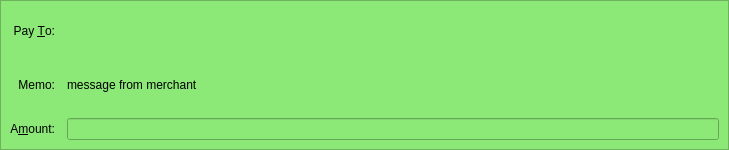
<?xml version="1.0" encoding="UTF-8"?>
<ui version="4.0">
 <class>SendCoinsEntry</class>
 <widget class="QStackedWidget" name="SendCoinsEntry">
  <property name="geometry">
   <rect>
    <x>0</x>
    <y>0</y>
    <width>729</width>
    <height>150</height>
   </rect>
  </property>
  <property name="windowTitle">
   <string>StackedWidget</string>
  </property>
  <property name="autoFillBackground">
   <bool>false</bool>
  </property>
  <property name="currentIndex">
   <number>1</number>
  </property>
  <widget class="QFrame" name="SendCoinsInsecure">
   <property name="windowTitle">
    <string>Form</string>
   </property>
   <property name="frameShape">
    <enum>QFrame::StyledPanel</enum>
   </property>
   <property name="frameShadow">
    <enum>QFrame::Sunken</enum>
   </property>
   <layout class="QGridLayout" name="gridLayout">
    <property name="spacing">
     <number>12</number>
    </property>
    <item row="5" column="0">
     <widget class="QLabel" name="label">
      <property name="text">
       <string>A&amp;mount:</string>
      </property>
      <property name="alignment">
       <set>Qt::AlignRight|Qt::AlignTrailing|Qt::AlignVCenter</set>
      </property>
      <property name="buddy">
       <cstring>payAmount</cstring>
      </property>
     </widget>
    </item>
    <item row="3" column="0">
     <widget class="QLabel" name="label_2">
      <property name="text">
       <string>Pay &amp;To:</string>
      </property>
      <property name="alignment">
       <set>Qt::AlignRight|Qt::AlignTrailing|Qt::AlignVCenter</set>
      </property>
      <property name="buddy">
       <cstring>payTo</cstring>
      </property>
     </widget>
    </item>
    <item row="5" column="1">
     <widget class="ParabolaAmountField" name="payAmount"/>
    </item>
    <item row="4" column="0">
     <widget class="QLabel" name="label_4">
      <property name="text">
       <string>&amp;Label:</string>
      </property>
      <property name="alignment">
       <set>Qt::AlignRight|Qt::AlignTrailing|Qt::AlignVCenter</set>
      </property>
      <property name="buddy">
       <cstring>addAsLabel</cstring>
      </property>
     </widget>
    </item>
    <item row="3" column="1">
     <layout class="QHBoxLayout" name="payToLayout">
      <property name="spacing">
       <number>0</number>
      </property>
      <item>
       <widget class="QValidatedLineEdit" name="payTo">
        <property name="toolTip">
         <string>The address to send the payment to (e.g. 1NS17iag9jJgTHD1VXjvLCEnZuQ3rJDE9L)</string>
        </property>
        <property name="maxLength">
         <number>34</number>
        </property>
       </widget>
      </item>
      <item>
       <widget class="QToolButton" name="addressBookButton">
        <property name="toolTip">
         <string>Choose address from address book</string>
        </property>
        <property name="text">
         <string/>
        </property>
        <property name="icon">
         <iconset resource="../parabola.qrc">
          <normaloff>:/icons/address-book</normaloff>:/icons/address-book</iconset>
        </property>
        <property name="shortcut">
         <string>Alt+A</string>
        </property>
       </widget>
      </item>
      <item>
       <widget class="QToolButton" name="pasteButton">
        <property name="toolTip">
         <string>Paste address from clipboard</string>
        </property>
        <property name="text">
         <string/>
        </property>
        <property name="icon">
         <iconset resource="../parabola.qrc">
          <normaloff>:/icons/editpaste</normaloff>:/icons/editpaste</iconset>
        </property>
        <property name="shortcut">
         <string>Alt+P</string>
        </property>
       </widget>
      </item>
      <item>
       <widget class="QToolButton" name="deleteButton">
        <property name="toolTip">
         <string>Remove this recipient</string>
        </property>
        <property name="text">
         <string/>
        </property>
        <property name="icon">
         <iconset resource="../parabola.qrc">
          <normaloff>:/icons/remove</normaloff>:/icons/remove</iconset>
        </property>
       </widget>
      </item>
     </layout>
    </item>
    <item row="4" column="1">
     <widget class="QValidatedLineEdit" name="addAsLabel">
      <property name="toolTip">
       <string>Enter a label for this address to add it to your address book</string>
      </property>
     </widget>
    </item>
   </layout>
  </widget>
  <widget class="QFrame" name="SendCoinsSecure">
   <property name="palette">
    <palette>
     <active>
      <colorrole role="WindowText">
       <brush brushstyle="SolidPattern">
        <color alpha="255">
         <red>0</red>
         <green>0</green>
         <blue>0</blue>
        </color>
       </brush>
      </colorrole>
      <colorrole role="Button">
       <brush brushstyle="SolidPattern">
        <color alpha="255">
         <red>140</red>
         <green>232</green>
         <blue>119</blue>
        </color>
       </brush>
      </colorrole>
      <colorrole role="Light">
       <brush brushstyle="SolidPattern">
        <color alpha="255">
         <red>230</red>
         <green>255</green>
         <blue>224</blue>
        </color>
       </brush>
      </colorrole>
      <colorrole role="Midlight">
       <brush brushstyle="SolidPattern">
        <color alpha="255">
         <red>185</red>
         <green>243</green>
         <blue>171</blue>
        </color>
       </brush>
      </colorrole>
      <colorrole role="Dark">
       <brush brushstyle="SolidPattern">
        <color alpha="255">
         <red>70</red>
         <green>116</green>
         <blue>59</blue>
        </color>
       </brush>
      </colorrole>
      <colorrole role="Mid">
       <brush brushstyle="SolidPattern">
        <color alpha="255">
         <red>93</red>
         <green>155</green>
         <blue>79</blue>
        </color>
       </brush>
      </colorrole>
      <colorrole role="Text">
       <brush brushstyle="SolidPattern">
        <color alpha="255">
         <red>0</red>
         <green>0</green>
         <blue>0</blue>
        </color>
       </brush>
      </colorrole>
      <colorrole role="BrightText">
       <brush brushstyle="SolidPattern">
        <color alpha="255">
         <red>155</red>
         <green>255</green>
         <blue>147</blue>
        </color>
       </brush>
      </colorrole>
      <colorrole role="ButtonText">
       <brush brushstyle="SolidPattern">
        <color alpha="255">
         <red>0</red>
         <green>0</green>
         <blue>0</blue>
        </color>
       </brush>
      </colorrole>
      <colorrole role="Base">
       <brush brushstyle="SolidPattern">
        <color alpha="255">
         <red>119</red>
         <green>255</green>
         <blue>233</blue>
        </color>
       </brush>
      </colorrole>
      <colorrole role="Window">
       <brush brushstyle="SolidPattern">
        <color alpha="255">
         <red>140</red>
         <green>232</green>
         <blue>119</blue>
        </color>
       </brush>
      </colorrole>
      <colorrole role="Shadow">
       <brush brushstyle="SolidPattern">
        <color alpha="255">
         <red>0</red>
         <green>0</green>
         <blue>0</blue>
        </color>
       </brush>
      </colorrole>
      <colorrole role="AlternateBase">
       <brush brushstyle="SolidPattern">
        <color alpha="255">
         <red>197</red>
         <green>243</green>
         <blue>187</blue>
        </color>
       </brush>
      </colorrole>
      <colorrole role="NoRole">
       <brush brushstyle="SolidPattern">
        <color alpha="255">
         <red>125</red>
         <green>194</green>
         <blue>122</blue>
        </color>
       </brush>
      </colorrole>
      <colorrole role="ToolTipBase">
       <brush brushstyle="SolidPattern">
        <color alpha="255">
         <red>255</red>
         <green>255</green>
         <blue>220</blue>
        </color>
       </brush>
      </colorrole>
      <colorrole role="ToolTipText">
       <brush brushstyle="SolidPattern">
        <color alpha="255">
         <red>0</red>
         <green>0</green>
         <blue>0</blue>
        </color>
       </brush>
      </colorrole>
     </active>
     <inactive>
      <colorrole role="WindowText">
       <brush brushstyle="SolidPattern">
        <color alpha="255">
         <red>0</red>
         <green>0</green>
         <blue>0</blue>
        </color>
       </brush>
      </colorrole>
      <colorrole role="Button">
       <brush brushstyle="SolidPattern">
        <color alpha="255">
         <red>140</red>
         <green>232</green>
         <blue>119</blue>
        </color>
       </brush>
      </colorrole>
      <colorrole role="Light">
       <brush brushstyle="SolidPattern">
        <color alpha="255">
         <red>230</red>
         <green>255</green>
         <blue>224</blue>
        </color>
       </brush>
      </colorrole>
      <colorrole role="Midlight">
       <brush brushstyle="SolidPattern">
        <color alpha="255">
         <red>185</red>
         <green>243</green>
         <blue>171</blue>
        </color>
       </brush>
      </colorrole>
      <colorrole role="Dark">
       <brush brushstyle="SolidPattern">
        <color alpha="255">
         <red>70</red>
         <green>116</green>
         <blue>59</blue>
        </color>
       </brush>
      </colorrole>
      <colorrole role="Mid">
       <brush brushstyle="SolidPattern">
        <color alpha="255">
         <red>93</red>
         <green>155</green>
         <blue>79</blue>
        </color>
       </brush>
      </colorrole>
      <colorrole role="Text">
       <brush brushstyle="SolidPattern">
        <color alpha="255">
         <red>0</red>
         <green>0</green>
         <blue>0</blue>
        </color>
       </brush>
      </colorrole>
      <colorrole role="BrightText">
       <brush brushstyle="SolidPattern">
        <color alpha="255">
         <red>155</red>
         <green>255</green>
         <blue>147</blue>
        </color>
       </brush>
      </colorrole>
      <colorrole role="ButtonText">
       <brush brushstyle="SolidPattern">
        <color alpha="255">
         <red>0</red>
         <green>0</green>
         <blue>0</blue>
        </color>
       </brush>
      </colorrole>
      <colorrole role="Base">
       <brush brushstyle="SolidPattern">
        <color alpha="255">
         <red>119</red>
         <green>255</green>
         <blue>233</blue>
        </color>
       </brush>
      </colorrole>
      <colorrole role="Window">
       <brush brushstyle="SolidPattern">
        <color alpha="255">
         <red>140</red>
         <green>232</green>
         <blue>119</blue>
        </color>
       </brush>
      </colorrole>
      <colorrole role="Shadow">
       <brush brushstyle="SolidPattern">
        <color alpha="255">
         <red>0</red>
         <green>0</green>
         <blue>0</blue>
        </color>
       </brush>
      </colorrole>
      <colorrole role="AlternateBase">
       <brush brushstyle="SolidPattern">
        <color alpha="255">
         <red>197</red>
         <green>243</green>
         <blue>187</blue>
        </color>
       </brush>
      </colorrole>
      <colorrole role="NoRole">
       <brush brushstyle="SolidPattern">
        <color alpha="255">
         <red>125</red>
         <green>194</green>
         <blue>122</blue>
        </color>
       </brush>
      </colorrole>
      <colorrole role="ToolTipBase">
       <brush brushstyle="SolidPattern">
        <color alpha="255">
         <red>255</red>
         <green>255</green>
         <blue>220</blue>
        </color>
       </brush>
      </colorrole>
      <colorrole role="ToolTipText">
       <brush brushstyle="SolidPattern">
        <color alpha="255">
         <red>0</red>
         <green>0</green>
         <blue>0</blue>
        </color>
       </brush>
      </colorrole>
     </inactive>
     <disabled>
      <colorrole role="WindowText">
       <brush brushstyle="SolidPattern">
        <color alpha="255">
         <red>70</red>
         <green>116</green>
         <blue>59</blue>
        </color>
       </brush>
      </colorrole>
      <colorrole role="Button">
       <brush brushstyle="SolidPattern">
        <color alpha="255">
         <red>140</red>
         <green>232</green>
         <blue>119</blue>
        </color>
       </brush>
      </colorrole>
      <colorrole role="Light">
       <brush brushstyle="SolidPattern">
        <color alpha="255">
         <red>230</red>
         <green>255</green>
         <blue>224</blue>
        </color>
       </brush>
      </colorrole>
      <colorrole role="Midlight">
       <brush brushstyle="SolidPattern">
        <color alpha="255">
         <red>185</red>
         <green>243</green>
         <blue>171</blue>
        </color>
       </brush>
      </colorrole>
      <colorrole role="Dark">
       <brush brushstyle="SolidPattern">
        <color alpha="255">
         <red>70</red>
         <green>116</green>
         <blue>59</blue>
        </color>
       </brush>
      </colorrole>
      <colorrole role="Mid">
       <brush brushstyle="SolidPattern">
        <color alpha="255">
         <red>93</red>
         <green>155</green>
         <blue>79</blue>
        </color>
       </brush>
      </colorrole>
      <colorrole role="Text">
       <brush brushstyle="SolidPattern">
        <color alpha="255">
         <red>70</red>
         <green>116</green>
         <blue>59</blue>
        </color>
       </brush>
      </colorrole>
      <colorrole role="BrightText">
       <brush brushstyle="SolidPattern">
        <color alpha="255">
         <red>155</red>
         <green>255</green>
         <blue>147</blue>
        </color>
       </brush>
      </colorrole>
      <colorrole role="ButtonText">
       <brush brushstyle="SolidPattern">
        <color alpha="255">
         <red>70</red>
         <green>116</green>
         <blue>59</blue>
        </color>
       </brush>
      </colorrole>
      <colorrole role="Base">
       <brush brushstyle="SolidPattern">
        <color alpha="255">
         <red>140</red>
         <green>232</green>
         <blue>119</blue>
        </color>
       </brush>
      </colorrole>
      <colorrole role="Window">
       <brush brushstyle="SolidPattern">
        <color alpha="255">
         <red>140</red>
         <green>232</green>
         <blue>119</blue>
        </color>
       </brush>
      </colorrole>
      <colorrole role="Shadow">
       <brush brushstyle="SolidPattern">
        <color alpha="255">
         <red>0</red>
         <green>0</green>
         <blue>0</blue>
        </color>
       </brush>
      </colorrole>
      <colorrole role="AlternateBase">
       <brush brushstyle="SolidPattern">
        <color alpha="255">
         <red>140</red>
         <green>232</green>
         <blue>119</blue>
        </color>
       </brush>
      </colorrole>
      <colorrole role="NoRole">
       <brush brushstyle="SolidPattern">
        <color alpha="255">
         <red>125</red>
         <green>194</green>
         <blue>122</blue>
        </color>
       </brush>
      </colorrole>
      <colorrole role="ToolTipBase">
       <brush brushstyle="SolidPattern">
        <color alpha="255">
         <red>255</red>
         <green>255</green>
         <blue>220</blue>
        </color>
       </brush>
      </colorrole>
      <colorrole role="ToolTipText">
       <brush brushstyle="SolidPattern">
        <color alpha="255">
         <red>0</red>
         <green>0</green>
         <blue>0</blue>
        </color>
       </brush>
      </colorrole>
     </disabled>
    </palette>
   </property>
   <property name="windowTitle">
    <string>SecureSend</string>
   </property>
   <property name="autoFillBackground">
    <bool>true</bool>
   </property>
   <property name="frameShape">
    <enum>QFrame::StyledPanel</enum>
   </property>
   <property name="frameShadow">
    <enum>QFrame::Sunken</enum>
   </property>
   <layout class="QGridLayout" name="gridLayout_s">
    <property name="spacing">
     <number>12</number>
    </property>
    <item row="4" column="0">
     <widget class="QLabel" name="label_s4">
      <property name="text">
       <string>Memo:</string>
      </property>
      <property name="alignment">
       <set>Qt::AlignRight|Qt::AlignTrailing|Qt::AlignVCenter</set>
      </property>
      <property name="buddy">
       <cstring>addAsLabel</cstring>
      </property>
     </widget>
    </item>
    <item row="5" column="0">
     <widget class="QLabel" name="label_s1">
      <property name="text">
       <string>A&amp;mount:</string>
      </property>
      <property name="alignment">
       <set>Qt::AlignRight|Qt::AlignTrailing|Qt::AlignVCenter</set>
      </property>
      <property name="buddy">
       <cstring>payAmount</cstring>
      </property>
     </widget>
    </item>
    <item row="3" column="0">
     <widget class="QLabel" name="label_s2">
      <property name="text">
       <string>Pay &amp;To:</string>
      </property>
      <property name="alignment">
       <set>Qt::AlignRight|Qt::AlignTrailing|Qt::AlignVCenter</set>
      </property>
      <property name="buddy">
       <cstring>payTo_s</cstring>
      </property>
     </widget>
    </item>
    <item row="5" column="2">
     <widget class="ParabolaAmountField" name="payAmount_s">
      <property name="enabled">
       <bool>false</bool>
      </property>
      <property name="acceptDrops">
       <bool>false</bool>
      </property>
      <property name="readOnly">
       <bool>true</bool>
      </property>
     </widget>
    </item>
    <item row="3" column="2">
     <layout class="QHBoxLayout" name="payToLayout_s">
      <property name="spacing">
       <number>0</number>
      </property>
      <item>
       <widget class="QLabel" name="payTo_s">
       </widget>
      </item>
     </layout>
    </item>
    <item row="4" column="2">
     <widget class="QLabel" name="memo_s">
      <property name="text">
       <string>message from merchant</string>
      </property>
     </widget>
    </item>
   </layout>
  </widget>
 </widget>
 <customwidgets>
  <customwidget>
   <class>ParabolaAmountField</class>
   <extends>QLineEdit</extends>
   <header>parabolaamountfield.h</header>
   <container>1</container>
  </customwidget>
  <customwidget>
   <class>QValidatedLineEdit</class>
   <extends>QLineEdit</extends>
   <header>qvalidatedlineedit.h</header>
  </customwidget>
 </customwidgets>
 <resources>
  <include location="../parabola.qrc"/>
 </resources>
 <connections/>
</ui>
